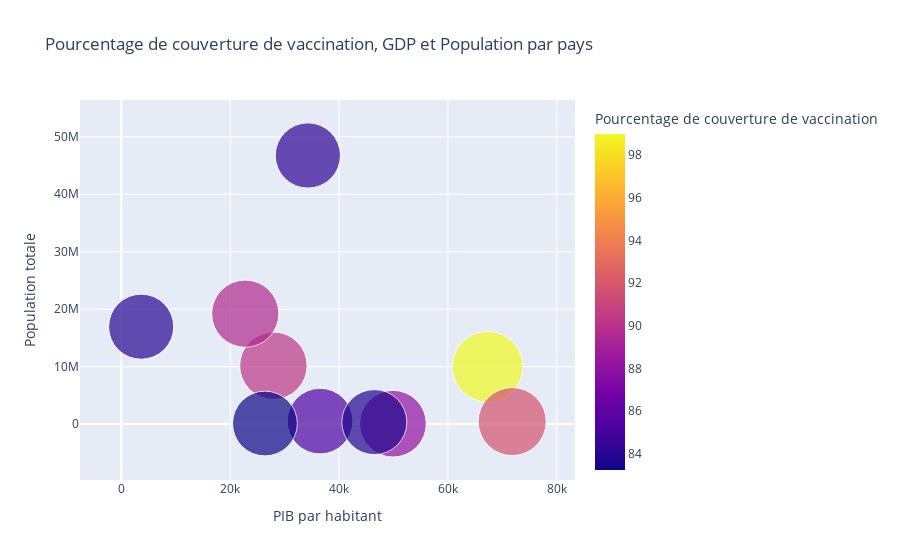

The notebook cell this image was saved under:
### Markdown cell above
##### Question 6

### Code cell
import plotly.express as px
import pandas as pd

# Charger le csv
df = pd.read_csv('GDP_vs_Covid19_VaccineDistribution.21.csv')

# Filtrer les données pour éliminer les valeurs négatives ou infinies
df = df[(df['people_vaccinated_per_hundred'] >= 0) & (df['gdp_per_capita'] > 0) & (df['population'] > 0)]

# Trier les données par pourcentage de couverture de vaccination
df = df.sort_values(by='people_vaccinated_per_hundred', ascending=False).head(10)

# Créer un graphique à bulles interactif avec Plotly Express
fig = px.scatter(df, x='gdp_per_capita', y='population', size='people_vaccinated_per_hundred',
                 color='people_vaccinated_per_hundred', hover_name='location',
                 labels={'gdp_per_capita': 'PIB par habitant', 'population': 'Population totale',
                         'people_vaccinated_per_hundred': 'Pourcentage de couverture de vaccination'},
                 title='Pourcentage de couverture de vaccination, GDP et Population par pays',
                 size_max=50)

# Afficher le graphique interactif
fig.show()

### Figure 1 — Plotly figure (JSON) as saved in the notebook; plotly's stock layout.template omitted (floating-point values rounded to 4 significant figures)
{"data": [{"hovertemplate": "<b>%{hovertext}</b><br><br>PIB par habitant=%{x}<br>Population totale=%{y}<br>Pourcentage de couverture de vaccination=%{marker.color}<extra></extra>", "hovertext": ["United Arab Emirates", "Brunei", "Portugal", "Chile", "Cayman Islands", "Malta", "Spain", "Cambodia", "Iceland", "Seychelles"], "legendgroup": "", "marker": {"color": [98.99, 91.75, 90.28, 89.55, 88.08, 85.31, 84.3, 84.03, 83.82, 83.23], "coloraxis": "coloraxis", "size": [98.99, 91.75, 90.28, 89.55, 88.08, 85.31, 84.3, 84.03, 83.82, 83.23], "sizemode": "area", "sizeref": 0.0396, "symbol": "circle"}, "mode": "markers", "name": "", "orientation": "v", "showlegend": false, "type": "scatter", "x": [67290.0, 71810.0, 27940.0, 22770.0, 49900.0, 36510.0, 34270.0, 3645.0, 46480.0, 26380.0], "xaxis": "x", "y": [9991083, 441532, 10167923, 19212362, 66498, 516100, 46745211, 16946446, 343360, 98910], "yaxis": "y"}], "layout": {"coloraxis": {"colorbar": {"title": {"text": "Pourcentage de couverture de vaccination"}}, "colorscale": [[0, "#0d0887"], [0.1111, "#46039f"], [0.2222, "#7201a8"], [0.3333, "#9c179e"], [0.4444, "#bd3786"], [0.5556, "#d8576b"], [0.6667, "#ed7953"], [0.7778, "#fb9f3a"], [0.8889, "#fdca26"], [1, "#f0f921"]]}, "legend": {"itemsizing": "constant", "tracegroupgap": 0}, "title": {"text": "Pourcentage de couverture de vaccination, GDP et Population par pays"}, "xaxis": {"anchor": "y", "domain": [0, 1], "title": {"text": "PIB par habitant"}}, "yaxis": {"anchor": "x", "domain": [0, 1], "title": {"text": "Population totale"}}}}
